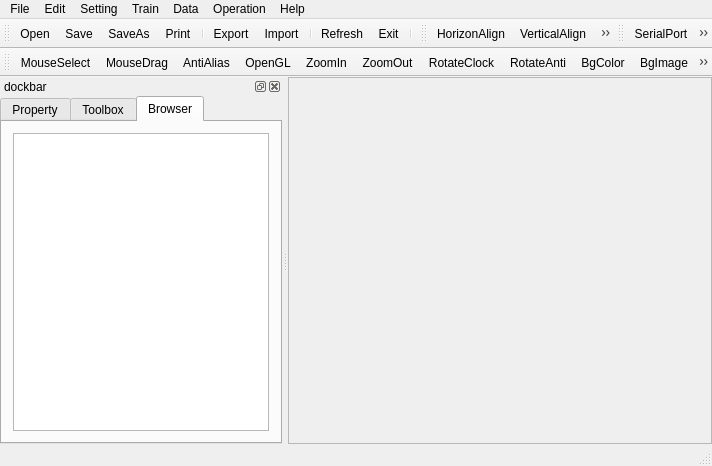
<?xml version="1.0" encoding="UTF-8"?>
<ui version="4.0">
 <class>MainWindow</class>
 <widget class="QMainWindow" name="MainWindow">
  <property name="geometry">
   <rect>
    <x>0</x>
    <y>0</y>
    <width>712</width>
    <height>466</height>
   </rect>
  </property>
  <property name="windowIcon">
   <iconset resource="../res/image.qrc">
    <normaloff>:/icon48/target.png</normaloff>:/icon48/target.png</iconset>
  </property>
  <widget class="QWidget" name="centralWidget">
   <layout class="QGridLayout" name="gridLayout">
    <property name="leftMargin">
     <number>0</number>
    </property>
    <property name="topMargin">
     <number>0</number>
    </property>
    <property name="rightMargin">
     <number>0</number>
    </property>
    <property name="bottomMargin">
     <number>0</number>
    </property>
    <property name="spacing">
     <number>0</number>
    </property>
    <item row="0" column="0">
     <widget class="QTargetView" name="targetFrame">
      <property name="frameShape">
       <enum>QFrame::StyledPanel</enum>
      </property>
      <property name="frameShadow">
       <enum>QFrame::Raised</enum>
      </property>
     </widget>
    </item>
   </layout>
  </widget>
  <widget class="QMenuBar" name="menuBar">
   <property name="geometry">
    <rect>
     <x>0</x>
     <y>0</y>
     <width>712</width>
     <height>23</height>
    </rect>
   </property>
   <widget class="QMenu" name="menuFile">
    <property name="title">
     <string>File</string>
    </property>
    <addaction name="actionNew"/>
    <addaction name="actionOpen"/>
    <addaction name="actionSave"/>
    <addaction name="actionSaveAs"/>
    <addaction name="actionPrint"/>
    <addaction name="separator"/>
    <addaction name="actionExport"/>
    <addaction name="actionImport"/>
    <addaction name="separator"/>
    <addaction name="actionRefresh"/>
    <addaction name="actionExit"/>
   </widget>
   <widget class="QMenu" name="menuEdit">
    <property name="title">
     <string>Edit</string>
    </property>
    <addaction name="actionCopy"/>
    <addaction name="actionCut"/>
    <addaction name="actionPaste"/>
    <addaction name="actionAdd"/>
    <addaction name="actionDelete"/>
    <addaction name="separator"/>
    <addaction name="actionUndo"/>
    <addaction name="actionRedo"/>
    <addaction name="separator"/>
    <addaction name="actionHorAlign"/>
    <addaction name="actionVerAlign"/>
    <addaction name="actionLeftAlign"/>
    <addaction name="actionRightAlign"/>
    <addaction name="actionTopAlign"/>
    <addaction name="actionBottomAlign"/>
    <addaction name="separator"/>
    <addaction name="actionSizeEqual"/>
    <addaction name="actionHeightEqual"/>
    <addaction name="actionWidthEqual"/>
    <addaction name="actionHeightSplit"/>
    <addaction name="actionWidthSplit"/>
   </widget>
   <widget class="QMenu" name="menuSetting">
    <property name="title">
     <string>Setting</string>
    </property>
    <addaction name="actionSerial"/>
    <addaction name="actionTcpServer"/>
    <addaction name="actionTcpClient"/>
    <addaction name="separator"/>
    <addaction name="actionBgColor"/>
    <addaction name="actionBgImage"/>
    <addaction name="actionFullScreen"/>
   </widget>
   <widget class="QMenu" name="menuData">
    <property name="title">
     <string>Data</string>
    </property>
    <addaction name="actionDepartment"/>
    <addaction name="actionUser"/>
    <addaction name="actionRole"/>
    <addaction name="actionAdmin"/>
    <addaction name="separator"/>
    <addaction name="actionSoldier"/>
    <addaction name="actionGallery"/>
    <addaction name="actionTarget"/>
    <addaction name="separator"/>
    <addaction name="actionDataBase"/>
    <addaction name="actionTrain"/>
   </widget>
   <widget class="QMenu" name="menuHelp">
    <property name="title">
     <string>Help</string>
    </property>
    <addaction name="actionAbout"/>
    <addaction name="actionDocument"/>
    <addaction name="actionConduct"/>
    <addaction name="actionQA"/>
   </widget>
   <widget class="QMenu" name="menuControl">
    <property name="title">
     <string>Train</string>
    </property>
    <addaction name="actionNewTrain"/>
    <addaction name="actionResetT"/>
    <addaction name="actionRegisterT"/>
    <addaction name="actionEndTrain"/>
   </widget>
   <widget class="QMenu" name="menuOperation">
    <property name="title">
     <string>Operation</string>
    </property>
    <addaction name="actionMouseSelect"/>
    <addaction name="actionMouseDrag"/>
    <addaction name="actionAntiAlias"/>
    <addaction name="actionOpenGL"/>
    <addaction name="separator"/>
    <addaction name="actionZoomIn"/>
    <addaction name="actionZoomOut"/>
    <addaction name="separator"/>
    <addaction name="actionRotateClock"/>
    <addaction name="actionRotateAnti"/>
    <addaction name="actionResetGraph"/>
   </widget>
   <addaction name="menuFile"/>
   <addaction name="menuEdit"/>
   <addaction name="menuSetting"/>
   <addaction name="menuControl"/>
   <addaction name="menuData"/>
   <addaction name="menuOperation"/>
   <addaction name="menuHelp"/>
  </widget>
  <widget class="QToolBar" name="mainToolBar">
   <property name="windowTitle">
    <string>maintoolbar</string>
   </property>
   <attribute name="toolBarArea">
    <enum>TopToolBarArea</enum>
   </attribute>
   <attribute name="toolBarBreak">
    <bool>false</bool>
   </attribute>
   <addaction name="actionOpen"/>
   <addaction name="actionSave"/>
   <addaction name="actionSaveAs"/>
   <addaction name="actionPrint"/>
   <addaction name="separator"/>
   <addaction name="actionExport"/>
   <addaction name="actionImport"/>
   <addaction name="separator"/>
   <addaction name="actionRefresh"/>
   <addaction name="actionExit"/>
   <addaction name="separator"/>
  </widget>
  <widget class="QStatusBar" name="statusBar"/>
  <widget class="QToolBar" name="ArrangeToolBar">
   <property name="windowTitle">
    <string>arrange toolbar</string>
   </property>
   <attribute name="toolBarArea">
    <enum>TopToolBarArea</enum>
   </attribute>
   <attribute name="toolBarBreak">
    <bool>false</bool>
   </attribute>
   <addaction name="actionHorAlign"/>
   <addaction name="actionVerAlign"/>
   <addaction name="actionLeftAlign"/>
   <addaction name="actionRightAlign"/>
   <addaction name="actionTopAlign"/>
   <addaction name="actionBottomAlign"/>
   <addaction name="separator"/>
   <addaction name="actionSizeEqual"/>
   <addaction name="actionWidthEqual"/>
   <addaction name="actionHeightEqual"/>
   <addaction name="separator"/>
   <addaction name="actionHeightSplit"/>
   <addaction name="actionWidthSplit"/>
  </widget>
  <widget class="QToolBar" name="toolBarComm">
   <property name="windowTitle">
    <string>common toolbar</string>
   </property>
   <attribute name="toolBarArea">
    <enum>TopToolBarArea</enum>
   </attribute>
   <attribute name="toolBarBreak">
    <bool>false</bool>
   </attribute>
   <addaction name="actionSerial"/>
   <addaction name="actionTcpServer"/>
   <addaction name="actionTcpClient"/>
  </widget>
  <widget class="QToolBar" name="toolBar">
   <property name="windowTitle">
    <string>operation toolbar</string>
   </property>
   <attribute name="toolBarArea">
    <enum>TopToolBarArea</enum>
   </attribute>
   <attribute name="toolBarBreak">
    <bool>true</bool>
   </attribute>
   <addaction name="actionMouseSelect"/>
   <addaction name="actionMouseDrag"/>
   <addaction name="actionAntiAlias"/>
   <addaction name="actionOpenGL"/>
   <addaction name="actionZoomIn"/>
   <addaction name="actionZoomOut"/>
   <addaction name="actionRotateClock"/>
   <addaction name="actionRotateAnti"/>
   <addaction name="actionBgColor"/>
   <addaction name="actionBgImage"/>
   <addaction name="actionFullScreen"/>
   <addaction name="actionResetGraph"/>
  </widget>
  <widget class="QDockWidget" name="dockWidget">
   <property name="windowTitle">
    <string>dockbar</string>
   </property>
   <attribute name="dockWidgetArea">
    <number>1</number>
   </attribute>
   <widget class="QWidget" name="dockTool">
    <layout class="QGridLayout" name="gridLayout_2">
     <property name="leftMargin">
      <number>0</number>
     </property>
     <property name="topMargin">
      <number>0</number>
     </property>
     <property name="rightMargin">
      <number>0</number>
     </property>
     <property name="bottomMargin">
      <number>0</number>
     </property>
     <property name="spacing">
      <number>0</number>
     </property>
     <item row="0" column="0">
      <widget class="QTabWidget" name="tabWidget">
       <property name="currentIndex">
        <number>2</number>
       </property>
       <widget class="QWidget" name="tabProperty">
        <attribute name="title">
         <string>Property</string>
        </attribute>
       </widget>
       <widget class="QWidget" name="tabToolbox">
        <attribute name="title">
         <string>Toolbox</string>
        </attribute>
        <layout class="QGridLayout" name="gridLayout_3">
         <item row="0" column="0">
          <widget class="QToolBox" name="toolBox">
           <property name="currentIndex">
            <number>0</number>
           </property>
           <widget class="QWidget" name="page">
            <property name="geometry">
             <rect>
              <x>0</x>
              <y>0</y>
              <width>256</width>
              <height>236</height>
             </rect>
            </property>
            <attribute name="label">
             <string>Icon</string>
            </attribute>
           </widget>
           <widget class="QWidget" name="page_2">
            <property name="geometry">
             <rect>
              <x>0</x>
              <y>0</y>
              <width>98</width>
              <height>28</height>
             </rect>
            </property>
            <attribute name="label">
             <string>buttons</string>
            </attribute>
           </widget>
          </widget>
         </item>
        </layout>
       </widget>
       <widget class="QWidget" name="tab">
        <attribute name="title">
         <string>Browser</string>
        </attribute>
        <layout class="QGridLayout" name="gridLayout_4">
         <item row="0" column="0">
          <widget class="QListWidget" name="listTarget"/>
         </item>
        </layout>
       </widget>
      </widget>
     </item>
    </layout>
   </widget>
  </widget>
  <action name="actionOpen">
   <property name="icon">
    <iconset resource="../res/image.qrc">
     <normaloff>:/file/open.png</normaloff>:/file/open.png</iconset>
   </property>
   <property name="text">
    <string>Open</string>
   </property>
  </action>
  <action name="actionSave">
   <property name="icon">
    <iconset resource="../res/image.qrc">
     <normaloff>:/file/save.png</normaloff>:/file/save.png</iconset>
   </property>
   <property name="text">
    <string>Save</string>
   </property>
  </action>
  <action name="actionSaveAs">
   <property name="icon">
    <iconset resource="../res/image.qrc">
     <normaloff>:/file/saveAs.png</normaloff>:/file/saveAs.png</iconset>
   </property>
   <property name="text">
    <string>SaveAs</string>
   </property>
  </action>
  <action name="actionPrint">
   <property name="icon">
    <iconset resource="../res/image.qrc">
     <normaloff>:/file/print.png</normaloff>:/file/print.png</iconset>
   </property>
   <property name="text">
    <string>Print</string>
   </property>
  </action>
  <action name="actionExport">
   <property name="icon">
    <iconset resource="../res/image.qrc">
     <normaloff>:/icon32/export.png</normaloff>:/icon32/export.png</iconset>
   </property>
   <property name="text">
    <string>Export</string>
   </property>
  </action>
  <action name="actionImport">
   <property name="icon">
    <iconset resource="../res/image.qrc">
     <normaloff>:/icon32/import.png</normaloff>:/icon32/import.png</iconset>
   </property>
   <property name="text">
    <string>Import</string>
   </property>
  </action>
  <action name="actionCopy">
   <property name="icon">
    <iconset resource="../res/image.qrc">
     <normaloff>:/edit/copy.png</normaloff>:/edit/copy.png</iconset>
   </property>
   <property name="text">
    <string>Copy</string>
   </property>
  </action>
  <action name="actionCut">
   <property name="icon">
    <iconset resource="../res/image.qrc">
     <normaloff>:/edit/cut.png</normaloff>:/edit/cut.png</iconset>
   </property>
   <property name="text">
    <string>Cut</string>
   </property>
  </action>
  <action name="actionPaste">
   <property name="icon">
    <iconset resource="../res/image.qrc">
     <normaloff>:/edit/paste.png</normaloff>:/edit/paste.png</iconset>
   </property>
   <property name="text">
    <string>Paste</string>
   </property>
  </action>
  <action name="actionDelete">
   <property name="icon">
    <iconset resource="../res/image.qrc">
     <normaloff>:/icon24/remove.png</normaloff>:/icon24/remove.png</iconset>
   </property>
   <property name="text">
    <string>Delete</string>
   </property>
  </action>
  <action name="actionAdd">
   <property name="icon">
    <iconset resource="../res/image.qrc">
     <normaloff>:/icon24/add.png</normaloff>:/icon24/add.png</iconset>
   </property>
   <property name="text">
    <string>Add</string>
   </property>
  </action>
  <action name="actionExit">
   <property name="icon">
    <iconset resource="../res/image.qrc">
     <normaloff>:/file/quit.png</normaloff>:/file/quit.png</iconset>
   </property>
   <property name="text">
    <string>Exit</string>
   </property>
  </action>
  <action name="actionNew">
   <property name="icon">
    <iconset resource="../res/image.qrc">
     <normaloff>:/file/new.png</normaloff>:/file/new.png</iconset>
   </property>
   <property name="text">
    <string>New</string>
   </property>
  </action>
  <action name="actionUndo">
   <property name="icon">
    <iconset resource="../res/image.qrc">
     <normaloff>:/edit/undo.png</normaloff>:/edit/undo.png</iconset>
   </property>
   <property name="text">
    <string>Undo</string>
   </property>
  </action>
  <action name="actionRedo">
   <property name="icon">
    <iconset resource="../res/image.qrc">
     <normaloff>:/edit/redo.png</normaloff>:/edit/redo.png</iconset>
   </property>
   <property name="text">
    <string>Redo</string>
   </property>
  </action>
  <action name="actionRefresh">
   <property name="icon">
    <iconset resource="../res/image.qrc">
     <normaloff>:/icon24/refresh.png</normaloff>:/icon24/refresh.png</iconset>
   </property>
   <property name="text">
    <string>Refresh</string>
   </property>
  </action>
  <action name="actionHorAlign">
   <property name="icon">
    <iconset resource="../res/image.qrc">
     <normaloff>:/arrange/align_horizontal_center.png</normaloff>:/arrange/align_horizontal_center.png</iconset>
   </property>
   <property name="text">
    <string>HorizonAlign</string>
   </property>
  </action>
  <action name="actionVerAlign">
   <property name="icon">
    <iconset resource="../res/image.qrc">
     <normaloff>:/arrange/align_vertical_center.png</normaloff>:/arrange/align_vertical_center.png</iconset>
   </property>
   <property name="text">
    <string>VerticalAlign</string>
   </property>
  </action>
  <action name="actionLeftAlign">
   <property name="icon">
    <iconset resource="../res/image.qrc">
     <normaloff>:/arrange/align_left.png</normaloff>:/arrange/align_left.png</iconset>
   </property>
   <property name="text">
    <string>LeftAlign</string>
   </property>
  </action>
  <action name="actionRightAlign">
   <property name="icon">
    <iconset resource="../res/image.qrc">
     <normaloff>:/arrange/align_right.png</normaloff>:/arrange/align_right.png</iconset>
   </property>
   <property name="text">
    <string>RightAlign</string>
   </property>
  </action>
  <action name="actionTopAlign">
   <property name="icon">
    <iconset resource="../res/image.qrc">
     <normaloff>:/arrange/align_horizontal_top.png</normaloff>:/arrange/align_horizontal_top.png</iconset>
   </property>
   <property name="text">
    <string>TopAlign</string>
   </property>
  </action>
  <action name="actionBottomAlign">
   <property name="icon">
    <iconset resource="../res/image.qrc">
     <normaloff>:/arrange/align_bottom.png</normaloff>:/arrange/align_bottom.png</iconset>
   </property>
   <property name="text">
    <string>BottomAlign</string>
   </property>
  </action>
  <action name="actionHeightEqual">
   <property name="icon">
    <iconset resource="../res/image.qrc">
     <normaloff>:/icon24/equal_height.png</normaloff>:/icon24/equal_height.png</iconset>
   </property>
   <property name="text">
    <string>HeightEqual</string>
   </property>
  </action>
  <action name="actionWidthEqual">
   <property name="icon">
    <iconset resource="../res/image.qrc">
     <normaloff>:/icon24/equal_width.png</normaloff>:/icon24/equal_width.png</iconset>
   </property>
   <property name="text">
    <string>WidthEqual</string>
   </property>
  </action>
  <action name="actionHeightSplit">
   <property name="icon">
    <iconset resource="../res/image.qrc">
     <normaloff>:/arrange/heraction.png</normaloff>:/arrange/heraction.png</iconset>
   </property>
   <property name="text">
    <string>HeightSplit</string>
   </property>
  </action>
  <action name="actionSizeEqual">
   <property name="icon">
    <iconset resource="../res/image.qrc">
     <normaloff>:/icon48/large.png</normaloff>:/icon48/large.png</iconset>
   </property>
   <property name="text">
    <string>SizeEqual</string>
   </property>
  </action>
  <action name="actionWidthSplit">
   <property name="icon">
    <iconset resource="../res/image.qrc">
     <normaloff>:/arrange/veraction.png</normaloff>:/arrange/veraction.png</iconset>
   </property>
   <property name="text">
    <string>WidthSplit</string>
   </property>
  </action>
  <action name="actionNewTrain">
   <property name="text">
    <string>NewTrain</string>
   </property>
  </action>
  <action name="actionResetT">
   <property name="text">
    <string>ResetTrain</string>
   </property>
  </action>
  <action name="actionRegisterT">
   <property name="text">
    <string>RegisterTrainee</string>
   </property>
  </action>
  <action name="actionUser">
   <property name="icon">
    <iconset resource="../res/image.qrc">
     <normaloff>:/icon24/users 1.png</normaloff>:/icon24/users 1.png</iconset>
   </property>
   <property name="text">
    <string>User</string>
   </property>
  </action>
  <action name="actionRole">
   <property name="icon">
    <iconset resource="../res/image.qrc">
     <normaloff>:/icon24/running.png</normaloff>:/icon24/running.png</iconset>
   </property>
   <property name="text">
    <string>Role</string>
   </property>
  </action>
  <action name="actionSoldier">
   <property name="icon">
    <iconset resource="../res/image.qrc">
     <normaloff>:/icon24/soldier.png</normaloff>:/icon24/soldier.png</iconset>
   </property>
   <property name="text">
    <string>Soldier</string>
   </property>
  </action>
  <action name="actionAdmin">
   <property name="icon">
    <iconset resource="../res/image.qrc">
     <normaloff>:/icon32/login.png</normaloff>:/icon32/login.png</iconset>
   </property>
   <property name="text">
    <string>Admin</string>
   </property>
  </action>
  <action name="actionGallery">
   <property name="icon">
    <iconset resource="../res/image.qrc">
     <normaloff>:/icon48/shoot.png</normaloff>:/icon48/shoot.png</iconset>
   </property>
   <property name="text">
    <string>Gallery</string>
   </property>
  </action>
  <action name="actionTarget">
   <property name="icon">
    <iconset resource="../res/image.qrc">
     <normaloff>:/icon48/target.png</normaloff>:/icon48/target.png</iconset>
   </property>
   <property name="text">
    <string>Target</string>
   </property>
  </action>
  <action name="actionTrain">
   <property name="icon">
    <iconset resource="../res/image.qrc">
     <normaloff>:/icon32/sprite.png</normaloff>:/icon32/sprite.png</iconset>
   </property>
   <property name="text">
    <string>Train</string>
   </property>
  </action>
  <action name="actionDepartment">
   <property name="icon">
    <iconset resource="../res/image.qrc">
     <normaloff>:/about/home.png</normaloff>:/about/home.png</iconset>
   </property>
   <property name="text">
    <string>Department</string>
   </property>
  </action>
  <action name="actionAbout">
   <property name="icon">
    <iconset resource="../res/image.qrc">
     <normaloff>:/icon24/sick.png</normaloff>:/icon24/sick.png</iconset>
   </property>
   <property name="text">
    <string>About</string>
   </property>
  </action>
  <action name="actionDocument">
   <property name="icon">
    <iconset resource="../res/image.qrc">
     <normaloff>:/about/home.png</normaloff>:/about/home.png</iconset>
   </property>
   <property name="text">
    <string>Document</string>
   </property>
  </action>
  <action name="actionConduct">
   <property name="icon">
    <iconset resource="../res/image.qrc">
     <normaloff>:/about/contact.png</normaloff>:/about/contact.png</iconset>
   </property>
   <property name="text">
    <string>Conduct</string>
   </property>
  </action>
  <action name="actionQA">
   <property name="icon">
    <iconset resource="../res/image.qrc">
     <normaloff>:/about/question.png</normaloff>:/about/question.png</iconset>
   </property>
   <property name="text">
    <string>QA</string>
   </property>
  </action>
  <action name="actionSerial">
   <property name="checkable">
    <bool>true</bool>
   </property>
   <property name="checked">
    <bool>false</bool>
   </property>
   <property name="icon">
    <iconset resource="../res/image.qrc">
     <normaloff>:/icon24/serial.png</normaloff>:/icon24/serial.png</iconset>
   </property>
   <property name="text">
    <string>SerialPort</string>
   </property>
  </action>
  <action name="actionTcpServer">
   <property name="checkable">
    <bool>true</bool>
   </property>
   <property name="checked">
    <bool>false</bool>
   </property>
   <property name="icon">
    <iconset resource="../res/image.qrc">
     <normaloff>:/file/ftp.png</normaloff>:/file/ftp.png</iconset>
   </property>
   <property name="text">
    <string>TcpServer</string>
   </property>
  </action>
  <action name="actionTcpClient">
   <property name="checkable">
    <bool>true</bool>
   </property>
   <property name="checked">
    <bool>false</bool>
   </property>
   <property name="icon">
    <iconset resource="../res/image.qrc">
     <normaloff>:/icon24/usb32.png</normaloff>:/icon24/usb32.png</iconset>
   </property>
   <property name="text">
    <string>TcpClient</string>
   </property>
  </action>
  <action name="actionDataBase">
   <property name="icon">
    <iconset resource="../res/image.qrc">
     <normaloff>:/icon32/database.png</normaloff>:/icon32/database.png</iconset>
   </property>
   <property name="text">
    <string>DataBase</string>
   </property>
  </action>
  <action name="actionMouseSelect">
   <property name="checkable">
    <bool>true</bool>
   </property>
   <property name="icon">
    <iconset resource="../res/image.qrc">
     <normaloff>:/icon32/arrow.png</normaloff>:/icon32/arrow.png</iconset>
   </property>
   <property name="text">
    <string>MouseSelect</string>
   </property>
  </action>
  <action name="actionMouseDrag">
   <property name="checkable">
    <bool>true</bool>
   </property>
   <property name="icon">
    <iconset resource="../res/image.qrc">
     <normaloff>:/icon32/drag.png</normaloff>:/icon32/drag.png</iconset>
   </property>
   <property name="text">
    <string>MouseDrag</string>
   </property>
  </action>
  <action name="actionAntiAlias">
   <property name="checkable">
    <bool>true</bool>
   </property>
   <property name="icon">
    <iconset resource="../res/image.qrc">
     <normaloff>:/file/new.png</normaloff>:/file/new.png</iconset>
   </property>
   <property name="text">
    <string>AntiAlias</string>
   </property>
  </action>
  <action name="actionOpenGL">
   <property name="checkable">
    <bool>true</bool>
   </property>
   <property name="icon">
    <iconset resource="../res/image.qrc">
     <normaloff>:/icon32/opengl.png</normaloff>:/icon32/opengl.png</iconset>
   </property>
   <property name="text">
    <string>OpenGL</string>
   </property>
  </action>
  <action name="actionZoomIn">
   <property name="icon">
    <iconset resource="../res/image.qrc">
     <normaloff>:/images/zoomin.png</normaloff>:/images/zoomin.png</iconset>
   </property>
   <property name="text">
    <string>ZoomIn</string>
   </property>
  </action>
  <action name="actionZoomOut">
   <property name="icon">
    <iconset resource="../res/image.qrc">
     <normaloff>:/images/zoomout.png</normaloff>:/images/zoomout.png</iconset>
   </property>
   <property name="text">
    <string>ZoomOut</string>
   </property>
  </action>
  <action name="actionRotateClock">
   <property name="icon">
    <iconset resource="../res/image.qrc">
     <normaloff>:/images/rotateright.png</normaloff>:/images/rotateright.png</iconset>
   </property>
   <property name="text">
    <string>RotateClock</string>
   </property>
  </action>
  <action name="actionRotateAnti">
   <property name="icon">
    <iconset resource="../res/image.qrc">
     <normaloff>:/images/rotateleft.png</normaloff>:/images/rotateleft.png</iconset>
   </property>
   <property name="text">
    <string>RotateAnti</string>
   </property>
  </action>
  <action name="actionBgColor">
   <property name="icon">
    <iconset resource="../res/image.qrc">
     <normaloff>:/icon24/bgcolor.png</normaloff>:/icon24/bgcolor.png</iconset>
   </property>
   <property name="text">
    <string>BgColor</string>
   </property>
  </action>
  <action name="actionBgImage">
   <property name="icon">
    <iconset resource="../res/image.qrc">
     <normaloff>:/icon24/bgimage.png</normaloff>:/icon24/bgimage.png</iconset>
   </property>
   <property name="text">
    <string>BgImage</string>
   </property>
  </action>
  <action name="actionFullScreen">
   <property name="icon">
    <iconset resource="../res/image.qrc">
     <normaloff>:/icon24/equal_size.png</normaloff>:/icon24/equal_size.png</iconset>
   </property>
   <property name="text">
    <string>CanvasSize</string>
   </property>
  </action>
  <action name="actionResetGraph">
   <property name="icon">
    <iconset resource="../res/image.qrc">
     <normaloff>:/icon32/reset.png</normaloff>:/icon32/reset.png</iconset>
   </property>
   <property name="text">
    <string>ResetGraph</string>
   </property>
  </action>
  <action name="actionEndTrain">
   <property name="icon">
    <iconset resource="../res/image.qrc">
     <normaloff>:/icon48/stop.png</normaloff>:/icon48/stop.png</iconset>
   </property>
   <property name="text">
    <string>EndTrain</string>
   </property>
  </action>
 </widget>
 <layoutdefault spacing="6" margin="11"/>
 <customwidgets>
  <customwidget>
   <class>QTargetView</class>
   <extends>QFrame</extends>
   <header location="global">../qtarget_graphic_view.h</header>
   <container>1</container>
  </customwidget>
 </customwidgets>
 <resources>
  <include location="../res/image.qrc"/>
 </resources>
 <connections/>
</ui>
